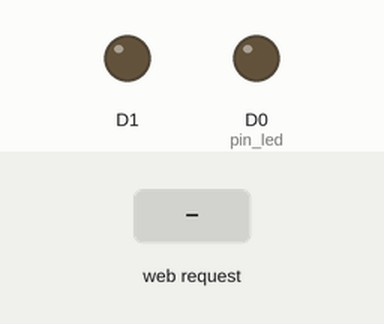
A sketch run on a simulated ESP8266 (NodeMCU). On the bench: output pins drawn as LEDs (lit = HIGH). The test bench sets the inputs (shaded band). WiFi joins after 1.5 s; servers stay silent unless stated; what the sketch prints to the serial monitor is not drawn.

Above: at 2.7 s.
2.8 s: HTTP request GET /yellow received
At 3.6 s:
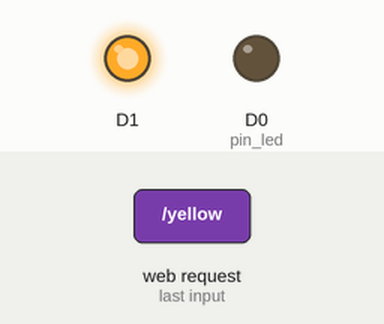
4.3 s: HTTP request GET /pink received
At 4.8 s:
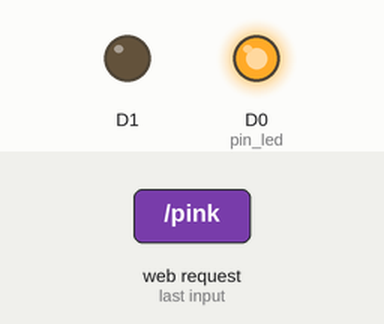
5.8 s: HTTP request GET /off received
At 7.1 s:
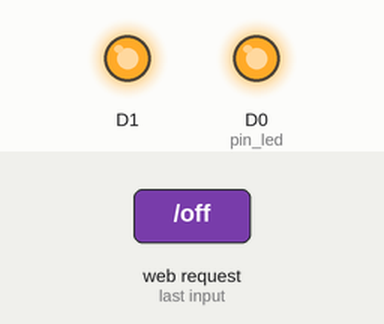
Timing chart, 0 to 8.8 s (numbered marks = the images above; inputs shaded):
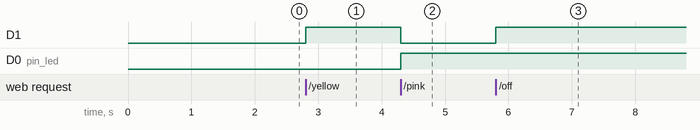

Measured:
- after the input at 2.8 s, D1: LOW → HIGH at once
- after the input at 4.3 s, D1: HIGH → LOW at once; D0 (pin_led): LOW → HIGH at once
- after the input at 5.8 s, D1: LOW → HIGH at once

The sketch:

xmas_lit_node_server.ino
```cpp
// (licence header left out)
#include <ESP8266WiFi.h>
#include <ESP8266WebServer.h>


ESP8266WebServer server;
uint8_t pin_led = 16;
//char* ssid = "FD-75";
//char* password = "4brother";
char* ssid = "WLANGUEST-CTO";
char* password = "GU3$TC0NN3CTKEY";
//int a =0;
int flex=0;


char webpage[] PROGMEM = R"=====(
<html>
<head>
<script src =" https://cdnjs.cloudflare.com/ajax/libs/jquery/3.3.1/jquery.min.js"></script>
<script src="https://cdn.socket.io/socket.io-1.4.5.js"></script>

</head>
<body>
<form action="/toggle">

<button> TOGGLE </button>
<p id="val1"></p>
</form>
<script>
var socket=io("http://10.201.92.195:5010");
 $("#val1").html(0);
 var flagP=0,flagC=0;
 console.log(socket);
    socket.on("fSentiment",function(data)
      {
        console.log(data);
        if(data=="happy"||data=="surprise"||data == "neutral"){
                  flagC++;
                  if(flagC<=1)
              { $.get("/yellow"); flagP=0;}
          }
        else if(data == "fear"||data == "sad"||data == "angry"){
           flagP++;
                  if(flagP<=1)
              { $.get("/pink"); flagC=0;}
          }
//        else
//        {
//          $.get("/off");
//        }

      $("#val1").html(data);
        });
//setInterval(function(){
//   // console.log("ehllo");
////  $.ajax({
////    url:"/toggle",
////    success: function(data){
////     // socket.emit("value",data1);
////
////    }
//  });
//},500);
</script>
</body>
</html>
)=====";


//void toggleLED()
//{
//  //digitalWrite(pin_led,!digitalRead(pin_led));
//  flex = analogRead(A0);
//  int a = flex;
//  Serial.println(a);
//  char b[4];
//  String str;
//  str = String(a);
//  str.toCharArray(b,4);
//   server.send_P(200,"text/plain",b);
//  //server.send_P(200,"text/html", webpage);
//  //server.on("/toggle",toggleLED);
//
//  //digitalWrite(pin_led,!digitalRead(pin_led));
//  //server.send_P( 200,"text/html","<h1>Hello World!</h1>"+a);
//}

void yellowLed()
{

  digitalWrite(D0,LOW);
  digitalWrite(D1,HIGH);
  Serial.print("Yellow");
  server.send(200,"text/plain","abc");

  }
  void pinkLed(){
  digitalWrite(D1,LOW);
  digitalWrite(D0,HIGH);
  Serial.print("Pink");
   server.send(200,"text/plain","abc");
  }
void off()
{

  digitalWrite(D0,HIGH);
  digitalWrite(D1,HIGH);
  Serial.print("off");


  }
  void setup()
{
  // put your setup code here, to run once:
  pinMode(D0,OUTPUT);
  pinMode(D1, OUTPUT);
  WiFi.begin(ssid,password);
  Serial.begin(115200);
  while(WiFi.status()!=WL_CONNECTED)
  {
    Serial.print(".");
    delay(500);
  }
  Serial.println("");
  Serial.print("IP Address: ");
  Serial.println(WiFi.localIP());

 // server.on("/toggle",toggleLED);
  server.on("/yellow",yellowLed);
  server.on("/pink",pinkLed);
  server.on("/off",off);


  server.on("/",[](){server.send(200,"text/html",webpage);});

  server.begin();
}

void loop()
{
  server.handleClient();
}
```
